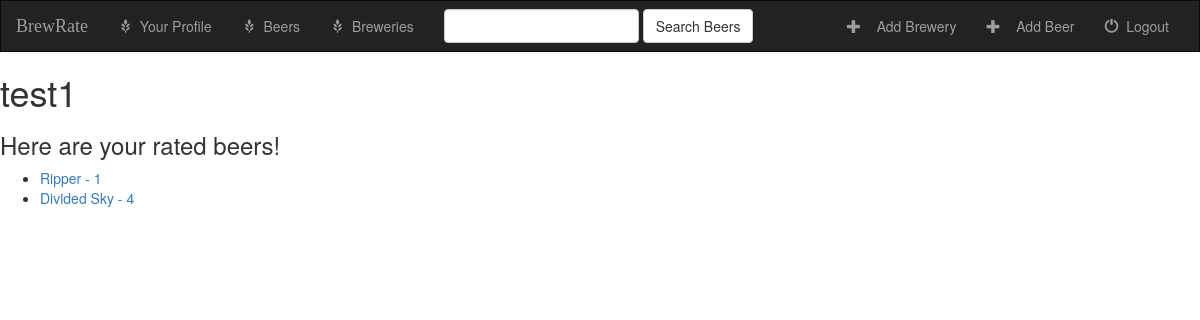
The app's page /user/ (signed in), older data.
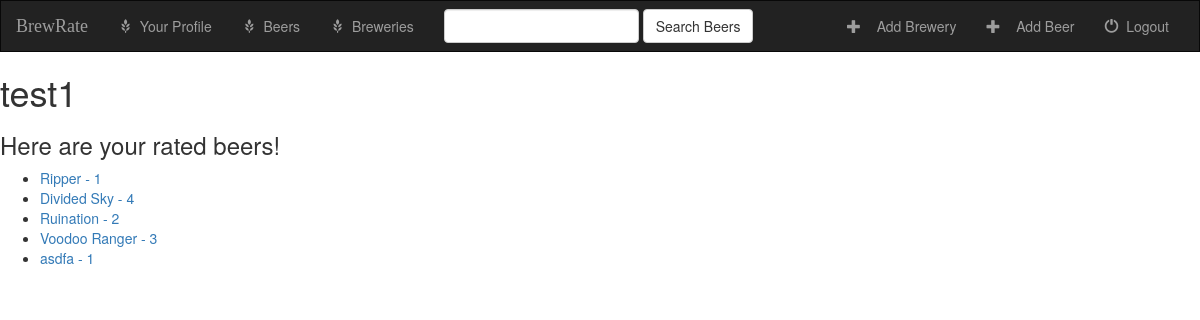
The same page, newer data.
### beers/models.py (models this page shows, shortened)
class Rating(models.Model):
    ONE = '1'
    TWO = '2'
    THREE = '3'
    FOUR = '4'
    FIVE = '5'
    RATINGS = (
        (ONE, '*'), (TWO, '**'),
        (THREE, '***'), (FOUR, '****'),
        (FIVE, '*****'))
    rating_user = models.ForeignKey(User, on_delete=models.PROTECT)     # ref to user id
    rating_beer = models.ForeignKey(Beer, on_delete=models.PROTECT)     # ref to beer id
    rating_score =models.CharField(null=True, max_length=5, choices=RATINGS)       #unique rating for user and beer

class Beer(models.Model):
    beer_add_date = models.DateTimeField(null=True, blank=True, auto_now_add=True)
    beer_name = models.CharField(max_length=100)
    beer_brewery = models.ForeignKey(Brewery, on_delete=models.PROTECT)  # reference to brewery
    beer_style = models.ForeignKey(Style, on_delete=models.PROTECT)  # reference to style
    beer_avg_rating = models.DecimalField(max_digits=2, decimal_places=1, null=True, blank=True)
    beer_abv = models.DecimalField(null=True, max_digits=3, decimal_places=1)      # abv in x.x or xx.x format
    beer_srm = models.PositiveSmallIntegerField(null=True, validators=[MaxValueValidator(99)])     # beer color in SRM
    beer_logo = models.URLField(max_length=100)
    beer_photo = models.FileField(blank=True)                                     # photo of beer while drinking it
    def __str__(self):
        return self.beer_name

### beers/views.py (the view)
# urls.py: url(r'^user/$', UserDetailView.as_view(), name='user_detail'),
class UserDetailView(LoginRequiredMixin, TemplateView):
    template_name = 'beers/user_detail.html'
    login_url = '/login/'
    def get_context_data(self, **kwargs):
        context = super(UserDetailView, self).get_context_data(**kwargs)
        context['user_beers'] = Rating.objects.filter(rating_user=self.request.user)
        return context

### beers/templates/beers/user_detail.html (shortened to what this page needs)
{% extends 'beers/base.html' %}
{% block content_1 %}
    <h1>{{ user }}</h1>
{% endblock %}
{% block content_2 %}
    <h3>Here are your rated beers!</h3>
    <ul>
        {% for beer in user_beers %}
            <li><a href="{% url 'beers:beer_detail' beer.rating_beer_id %}">{{ beer.rating_beer }} - {{ beer.rating_score }}</a>
            </li>
        {% endfor %}
    </ul>
{% endblock %}

Row changes from the older to the newer data that the page shows:
added Rating: rating_beer "Ruination", rating_score "2"
added Rating: rating_beer "Voodoo Ranger", rating_score "3"
added Rating: rating_beer "asdfa", rating_score "1"
